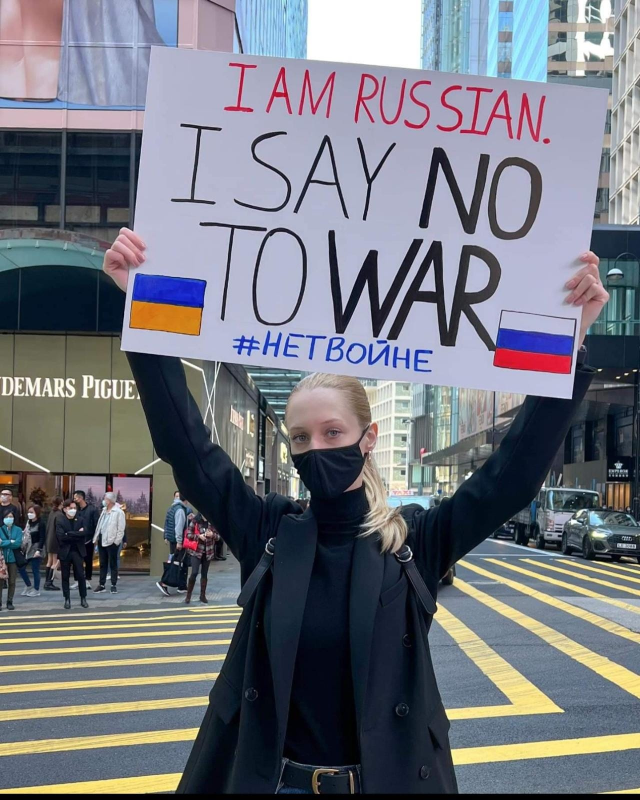
#> input picture Basic/img1.jpeg, 1280 x 1600 px (shown at 1/2 size)
$ python BasicFun.py
#> lines starting #> are read from the running program, lines starting #| are printed output that depends on the picture; after the words box and inside, x2 and y2 are one past the last pixel; in counts of white or black regions, pixels touching at a corner belong together
#> further down, img is the input picture: shape (1600, 1280, 3); mean B, G, R 126.7, 117.9, 115
import cv2 as cv

def Scale (img,W_rescale,H_rescale):
#> called with W_rescale = 0.3, H_rescale = 0.5
    height = int(img.shape[0]*H_rescale)
#> height = 800
    width = int(img.shape[1] * W_rescale)
#> width = 384
    dimension = (width,height)
#> dimension = (384, 800)
    return cv.resize(img,dimension,interpolation = cv.INTER_AREA)
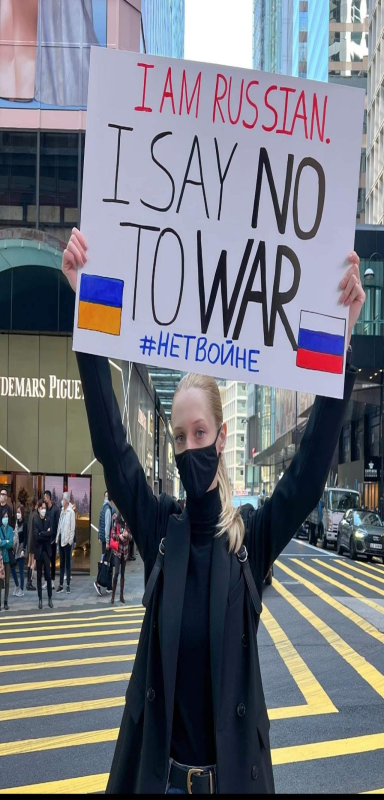
#> returned value: shape (800, 384, 3); mean of channels 0, 1, 2 126.7, 117.9, 115; drawn as B, G, R

img = cv.imread('img1.jpeg')
W_rescale = 0.3
H_rescale = 0.5
reImg = Scale(img,W_rescale,H_rescale)
'''# Convert BGR image in Gray scale
# gray = cv.cvtColor(reImg,cv.COLOR_BGR2GRAY)
# cv.imshow('Gray',gray)
# cv.waitKey(0)'''

#Blur Image cv.GauussianBlur(src,ksize,sigmaX,borderType)
blur = cv.GaussianBlur(reImg,(7,7),cv.BORDER_DEFAULT)
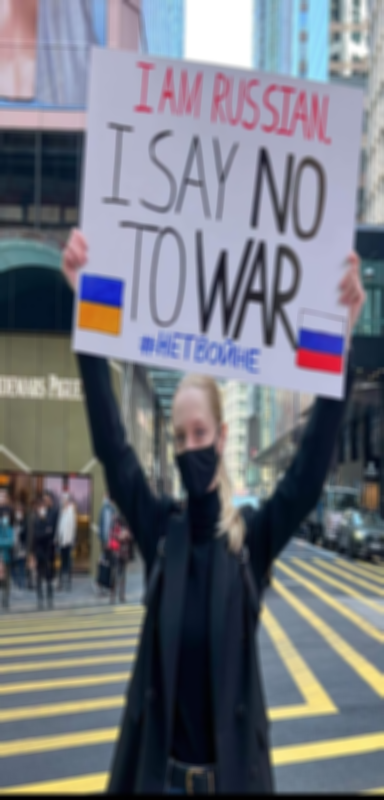
#> blur: shape (800, 384, 3); mean B, G, R 126.7, 117.9, 115
cv.imshow('Blur',blur)
cv.imshow('Blur',blur)
cv.waitKey(0)

# Edge Cascade cv.Canny(img,threshold,threshold2)
#canny = cv.Canny(reImg,50,100)
canny = cv.Canny(blur,50,100)
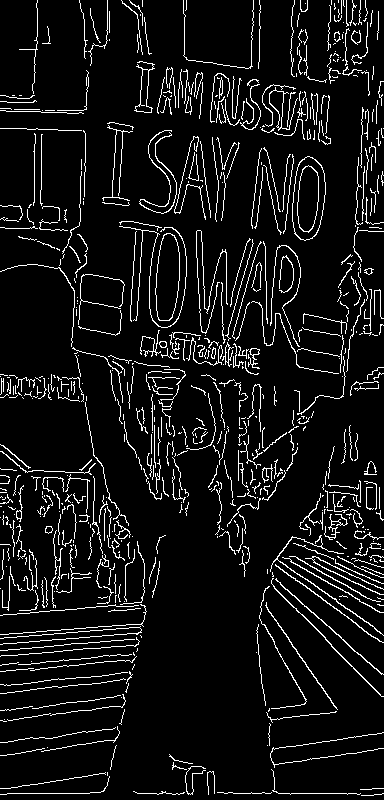
#> canny: shape (800, 384); 7.8% white in thin lines or dots
#cv.imshow('canny',canny)

# Dilating the edge of the image cv.dilate(src,kernel,iterations)
dilated = cv.dilate(canny,(5,5),iterations=3)
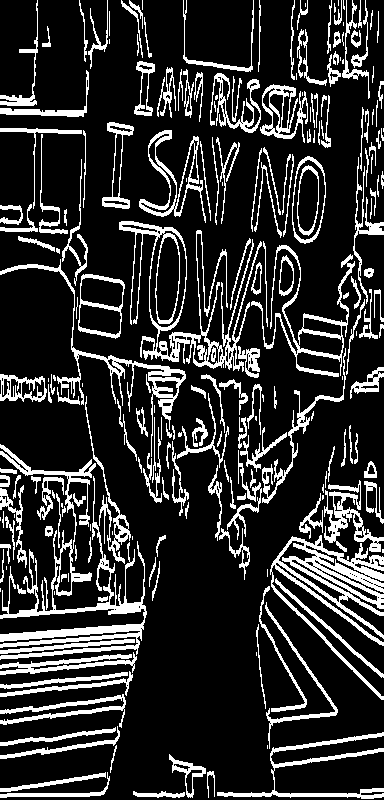
#> dilated: shape (800, 384); 18.5% white; 233 white regions (48 under 20 px), largest, box (x1, y1, x2, y2) and area: (0, 444, 147, 660) 5925, (270, 535, 384, 700) 4576, (119, 221, 262, 372) 3962
#cv.imshow('Dilate',dilated)

# Eroding (dilating to the origin) cv.erode(src,kernal,iteration)
eroded = cv.erode(dilated,(3,3),iterations = 1)
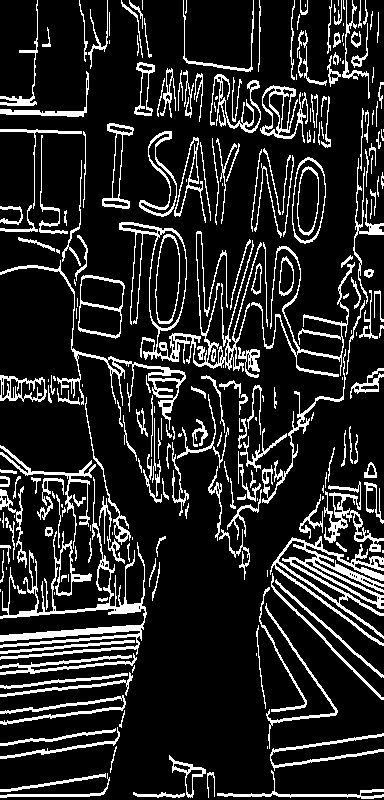
#> eroded: shape (800, 384); 15.3% white in thin lines or dots
# cv.imshow('Eroded',eroded)

#Resize cv.resize(src,dsize)
resized = cv.resize(img,(700,1000))
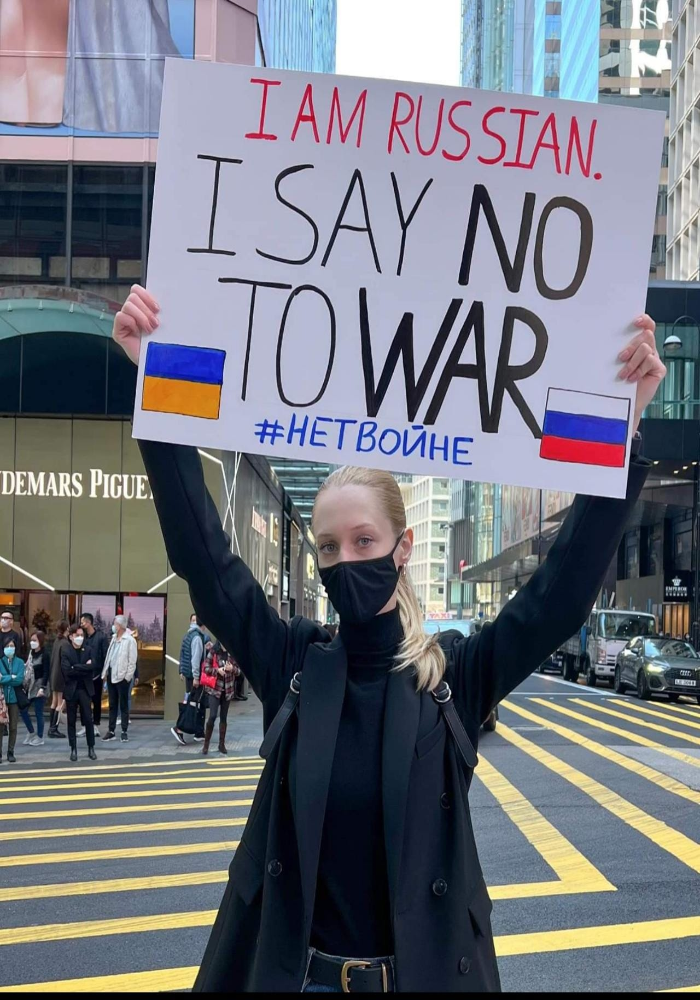
#> resized: shape (1000, 700, 3); mean B, G, R 126.6, 117.9, 114.9
resized_Linear = cv.resize(img,(700,1000),interpolation=cv.INTER_LINEAR)
resized_Cubic = cv.resize(img,(700,1000),interpolation=cv.INTER_CUBIC)
# cv.imshow('resized',resized)
# cv.imshow('resized_Linear',resized_Linear)
# cv.imshow('resized_Cubic',resized_Cubic)

# Cropping #height,width
cropping = img[730:1000,570:750]
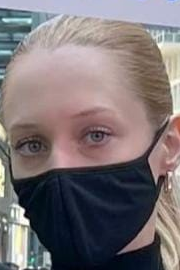
#> cropping: shape (270, 180, 3); mean B, G, R 115.6, 113.4, 122.3
# cv.imshow('cropping',cropping)
# cv.waitKey(0)
